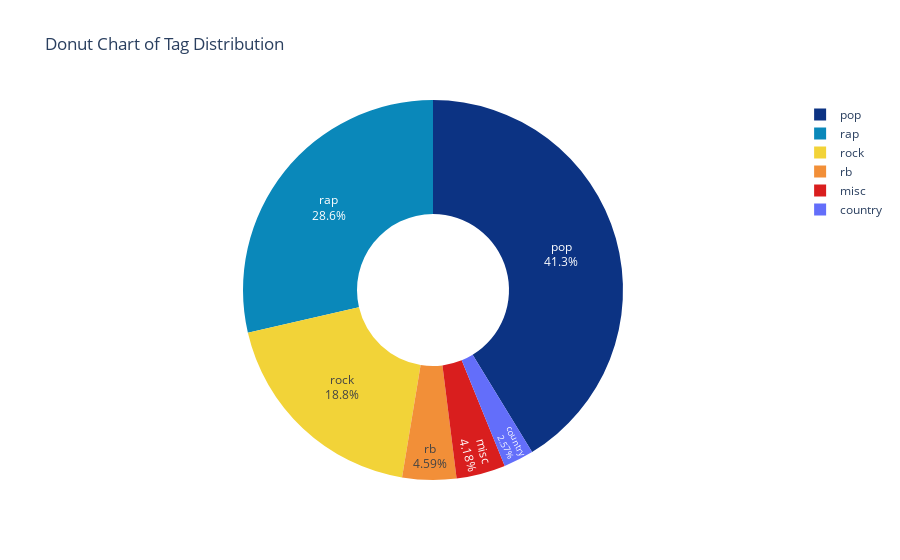

The notebook cell saved with this chart:
### Markdown cell above
#### _Variable `tag`_

### Code cell
#Making a donut chart to see the variation of total tags
create_donut_chart(data, value_column='count', names_column='tag',
                   title='Donut Chart of Tag Distribution',
                   labels={'index': 'Tag', 'tag': 'Count'})

### Figure 1 — Plotly figure (JSON) as saved in the notebook; plotly's stock layout.template omitted (floating-point values rounded to 4 significant figures)
{"data": [{"domain": {"x": [0, 1], "y": [0, 1]}, "hole": 0.4, "hovertemplate": "Count=%{label}<br>count=%{value}<extra></extra>", "labels": ["pop", "rap", "rock", "rb", "misc", "country"], "legendgroup": "", "marker": {"colors": ["rgb(12,51,131)", "rgb(10,136,186)", "rgb(242,211,56)", "rgb(242,143,56)", "rgb(217,30,30)"]}, "name": "", "showlegend": true, "textinfo": "percent+label", "textposition": "inside", "type": "pie", "values": [55600, 38561, 25294, 6182, 5632, 3463]}], "layout": {"legend": {"tracegroupgap": 0}, "title": {"text": "Donut Chart of Tag Distribution"}}}
